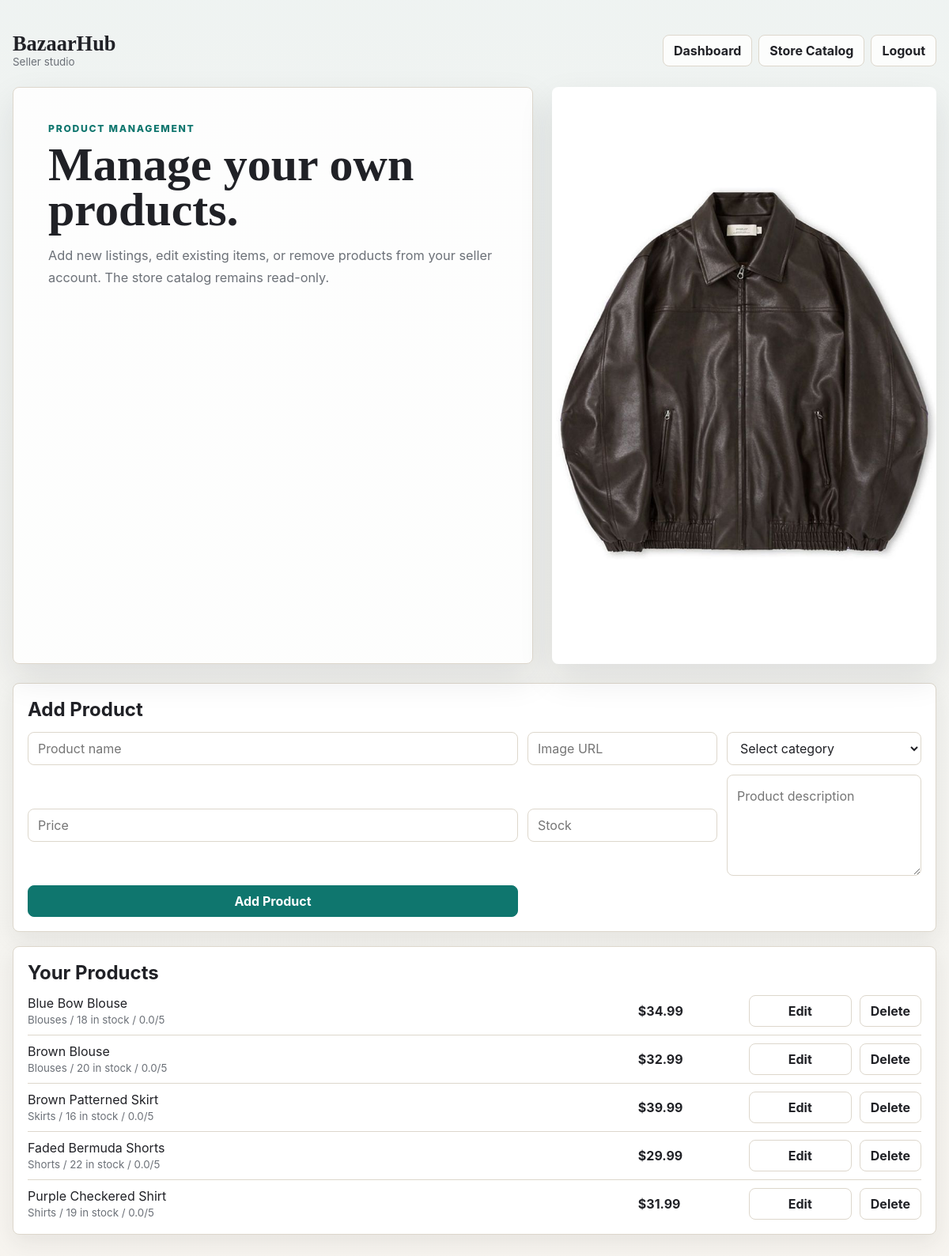
/seller/manage-products.php (signed in), run on the app's committed database.
### tables this page shows
CREATE TABLE products (
    id INT AUTO_INCREMENT PRIMARY KEY,
    name VARCHAR(150) NOT NULL,
    description TEXT,
    image_url VARCHAR(255),
    price DECIMAL(10,2) NOT NULL,
    stock INT DEFAULT 0,
    category_id INT NOT NULL,
    seller_id INT NOT NULL,
    created_at TIMESTAMP DEFAULT CURRENT_TIMESTAMP,
    FOREIGN KEY (category_id) REFERENCES categories(id)
    ON DELETE CASCADE ON UPDATE CASCADE,
    FOREIGN KEY (seller_id) REFERENCES users(id)
    ON DELETE CASCADE ON UPDATE CASCADE
);

CREATE TABLE categories (
    id INT AUTO_INCREMENT PRIMARY KEY,
    name VARCHAR(100) UNIQUE NOT NULL
);

### seller/manage-products.php (the view, shortened to what this page needs)
<?php
require_once '../db.php';
$seller_id = (int) $_SESSION['user_id'];
$editing_product = null;
$products_stmt = mysqli_prepare($conn, "
    SELECT p.id, p.name, p.description, p.image_url, p.price, p.stock, p.category_id, c.name AS category_name,
           COALESCE(AVG(r.rating), 0) AS avg_rating
    FROM products p
    JOIN categories c ON c.id = p.category_id
    LEFT JOIN reviews r ON r.product_id = p.id
    WHERE p.seller_id = ?
    GROUP BY p.id, p.name, p.description, p.image_url, p.price, p.stock, p.category_id, c.name
    ORDER BY p.created_at DESC
");
mysqli_stmt_bind_param($products_stmt, "i", $seller_id);
mysqli_stmt_execute($products_stmt);
$products = mysqli_stmt_get_result($products_stmt);
?>
<!DOCTYPE html>
<html lang="en">
<head>
    <link rel="stylesheet" href="../assets/css/styles.css">
    <link rel="stylesheet" href="../assets/css/customer.css">
</head>
<body class="customer-page">
<main class="shop-shell">
    <nav class="shop-nav" aria-label="Seller navigation">
        <a class="shop-brand" href="dashboard.php">
            <strong>BazaarHub</strong>
            <span>Seller studio</span>
        </a>
        <div class="shop-links">
            <a class="shop-link" href="dashboard.php">Dashboard</a>
            <a class="shop-link" href="products.php">Store Catalog</a>
            <a class="shop-link" href="../logout.php">Logout</a>
        </div>
    </nav>
    <section class="shop-hero">
        <div class="shop-hero__copy">
            <p class="shop-kicker">Product management</p>
            <h1 class="shop-title">Manage your own products.</h1>
            <p class="shop-copy">Add new listings, edit existing items, or remove products from your seller account. The store catalog remains read-only.</p>
        </div>
        <div class="shop-hero__media">
            <img src="../assets/images/products/brown_leather_jacket.jfif" alt="Seller product management">
        </div>
    </section>
    <section class="admin-section">
        <h2><?= $editing_product ? 'Edit Product' : 'Add Product' ?></h2>
        <form class="shop-toolbar" method="POST">
            <input class="shop-input" name="name" placeholder="Product name" value="<?= htmlspecialchars($editing_product['name'] ?? '') ?>" required>
            <input class="shop-input" name="image_url" placeholder="Image URL" value="<?= htmlspecialchars($editing_product['image_url'] ?? '') ?>" required>
            <select class="shop-select" name="category_id" required>
                <option value="">Select category</option>
            </select>
            <input class="shop-input" name="price" type="number" step="0.01" min="0.01" placeholder="Price" value="<?= htmlspecialchars($editing_product['price'] ?? '') ?>" required>
            <input class="shop-input" name="stock" type="number" step="1" min="0" placeholder="Stock" value="<?= htmlspecialchars($editing_product['stock'] ?? '') ?>" required>
            <textarea class="shop-input" name="description" placeholder="Product description" style="min-height: 8rem; padding-top: 1rem;" required><?= htmlspecialchars($editing_product['description'] ?? '') ?></textarea>
            <button class="shop-button shop-button--primary" name="<?= $editing_product ? 'update_product' : 'add_product' ?>">
                <?= $editing_product ? 'Update Product' : 'Add Product' ?>
            </button>
        </form>
    </section>
    <section class="admin-section">
        <h2>Your Products</h2>
        <div class="admin-table">
            <?php while ($product = mysqli_fetch_assoc($products)): ?>
                <form class="admin-row" method="POST">
                    <span>
                        <?= htmlspecialchars($product['name']) ?>
                        <small><?= htmlspecialchars($product['category_name']) ?> / <?= (int) $product['stock'] ?> in stock / <?= number_format($product['avg_rating'], 1) ?>/5</small>
                    </span>
                    <strong>$<?= number_format($product['price'], 2) ?></strong>
                    <a class="shop-button" href="manage-products.php?edit=<?= (int) $product['id'] ?>">Edit</a>
                    <button class="shop-button" name="delete_product" onclick="return confirm('Delete this product?')">Delete</button>
                </form>
            <?php endwhile; ?>
        </div>
    </section>
</main>
</body>
</html>

### assets/css/styles.css (style rules this page uses)
:root { --color-page: #fff8dc; --color-surface: #fffdf5; --color-surface-soft: #f5ead0; --color-border: #d3c0a3; --color-border-strong: #ab907b; --color-text: #674846; --color-text-muted: #8c726d; --color-primary: #674846; --color-primary-deep: #4f3734; --color-success: #6c8a5a; --color-shadow: rgba(103, 72, 70, 0.12); --color-glow: rgba(103, 72, 70, 0.16); --color-ring: rgba(103, 72, 70, 0.28); --gradient-blue: linear-gradient(135deg, #8b6b67 0%, #674846 100%); --shadow-card: 0 24px 60px rgba(103, 72, 70, 0.15); --shadow-soft: 0 14px 30px rgba(103, 72, 70, 0.08); --font-display: "Playfair Display", Georgia, serif; --font-body: "Inter", Arial, sans-serif; }
* { box-sizing: border-box; }
html { color-scheme: light; }
body { margin: 0; min-height: 100vh; display: flex; align-items: center; justify-content: center; background: var(--color-page); color: var(--color-text); font-family: var(--font-body); }
button, input { font: inherit; }
a { color: inherit; }

### data on the page
products: name "Blue Bow Blouse", category.name "Blouses", stock "18", avg_rating "0.0", price "34.99"
products: name "Brown Blouse", category.name "Blouses", stock "20", avg_rating "0.0", price "32.99"
products: name "Brown Patterned Skirt", category.name "Skirts", stock "16", avg_rating "0.0", price "39.99"
products: name "Faded Bermuda Shorts", category.name "Shorts", stock "22", avg_rating "0.0", price "29.99"
products: name "Purple Checkered Shirt", category.name "Shirts", stock "19", avg_rating "0.0", price "31.99"
